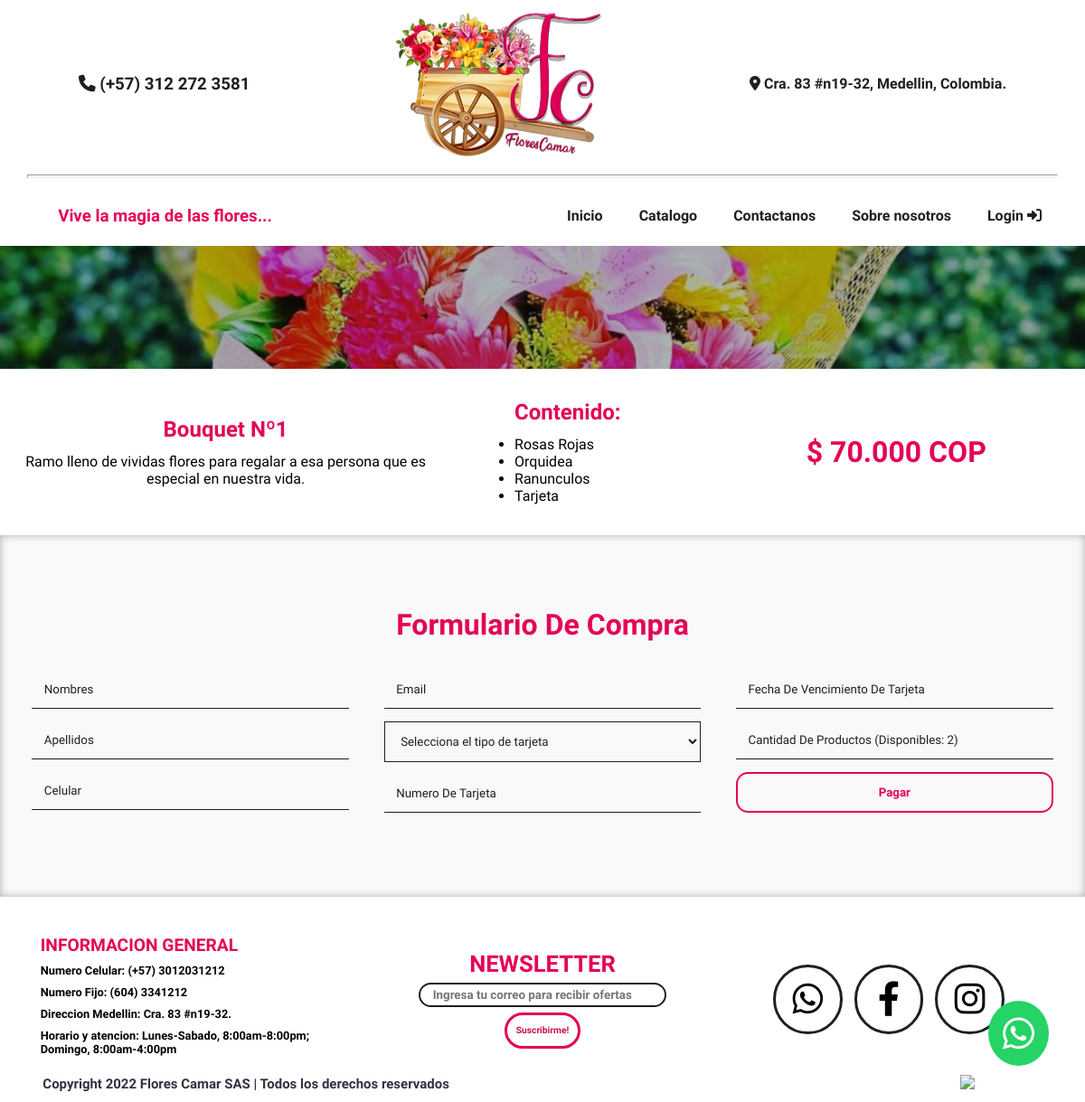
Page /pagar.php?type=bouquets&id=1 on the earlier database version.
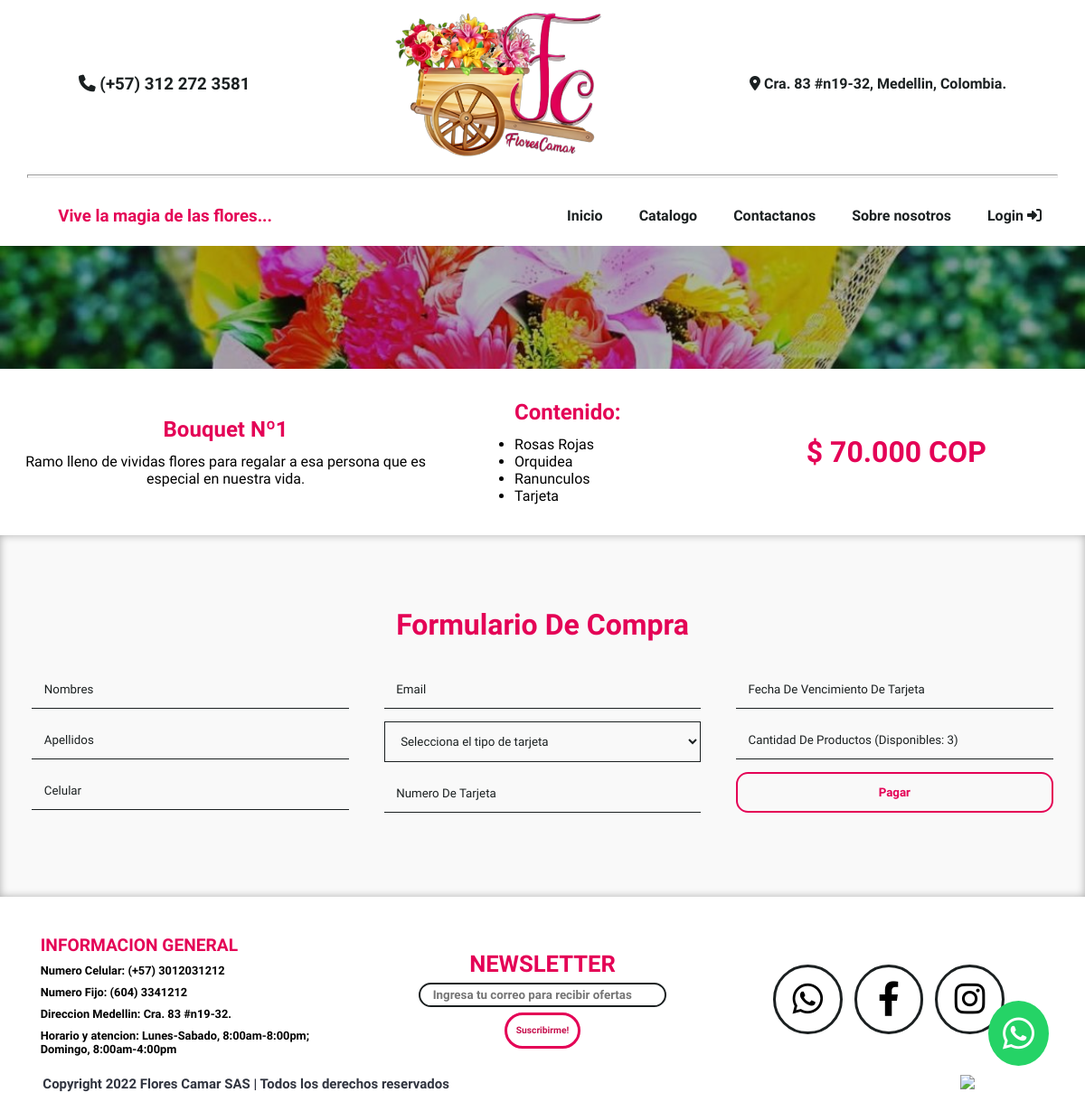
Same page on the later database version.
### tables this page shows
CREATE TABLE `bouquets` (
  `id` int(11) NOT NULL,
  `titulo` text NOT NULL,
  `descripcion` longtext NOT NULL,
  `caracteristica1` text NOT NULL,
  `caracteristica2` text NOT NULL,
  `caracteristica3` text NOT NULL,
  `caracteristica4` text NOT NULL,
  `img` text NOT NULL,
  `precio` int(11) NOT NULL,
  `precioPantalla` varchar(50) NOT NULL,
  `inventario` int(11) NOT NULL
);

### pagar.php (the view, shortened to what this page needs)
<!DOCTYPE html>
<html>
<head>
	<link rel="stylesheet" type="text/css" href="css/main.css">
	<link rel="stylesheet" type="text/css" href="css/pagar.css">
	<link rel="stylesheet" href="https://cdnjs.cloudflare.com/ajax/libs/font-awesome/6.1.1/css/all.min.css">
</head>
<header id="navbar">
	<div class="up">
		<h3 class="number"><i class="fa-solid fa-phone"></i> (+57) 312 272 3581</h3>
		<img id="logo" class="logo" alt="logo flores camar sas" src="imgs/logo-nobg.png">
		<span class="location"><i class="fa-solid fa-location-dot"></i> Cra. 83 #n19-32, Medellin, Colombia.</span>
	</div>
	<hr id="navbar__divisor">
	<div class="down">
		<h3 class="slogan">Vive la magia de las flores...</h3>
	<nav>
		<a class="active__link" href="index.php">Inicio</a>
		<a href="catalogo.php">Catalogo</a>
		<a href="contactanos.php">Contactanos</a>
		<a href="nosotros.php">Sobre nosotros</a>
		<a href="admin/login.php">Login <i class="fa-solid fa-right-to-bracket"></i></a>
	</nav>
	</div>
</header>
<body>
	<?php
	include('query/conexion.php');
	$type = $_GET['type'];
	$id = $_GET['id'];
	$sql = 'SELECT * FROM '.$type.' WHERE id = '.$id.';';
	$result = mysqli_query($conexion,$sql);
	while ($mostrar=mysqli_fetch_array($result)) {
		$titulo = $mostrar['titulo'];
		$descripcion = $mostrar['descripcion'];
		$caracteristica1 = $mostrar['caracteristica1'];
		$caracteristica2 = $mostrar['caracteristica2'];
		$caracteristica3 = $mostrar['caracteristica3'];
		$caracteristica4 = $mostrar['caracteristica4'];
		$precioPantalla = $mostrar['precioPantalla'];
		$precio = $mostrar['precio'];
		$inventario = $mostrar['inventario'];
		$img = $mostrar['img'];
		echo '
<div class="f">
	<div class="f__img" style="background-image: url('.$img.');"></div>
	<div class="f__info">
		<div class="f__info-i">
			<h2>'.$titulo.'</h2>
			<p>'.$descripcion.'</p>
		</div>
		<div class="f__info-c">
			<h2>Contenido:</h2>
			<ul>
				<li>'.$caracteristica1.'</li>
				<li>'.$caracteristica2.'</li>
				<li>'.$caracteristica3.'</li>
				<li>'.$caracteristica4.'</li>
			</ul>
		</div>
		<div class="f__info-p">
			<h1>$ '.$precioPantalla.' COP</h1>
		</div>
	</div>
	<div class="f__form">
		<h1>formulario de compra</h1>
		<form action="query/compras.php?type='.$type.'" method="POST" class="f__form-f">
			<div>
				<input type="text" placeholder="Nombres" name="nombres" required>
				<input type="text" placeholder="Apellidos" name="apellidos" required>
				<input type="number" min="3000000000" max="4000000000" placeholder="Celular" name="celular" required>
			</div>
			<div>
				<input type="email" placeholder="Email" name="correo" required>
				<select name="kTarjeta" required>
					<option selected disabled>Selecciona el tipo de tarjeta</option>
					<option>VISA</option>
					<option>MASTERCARD</option>
					<option>BBVA</option>
					<option>BANCOLOMBIA</option>
					<option>BANCO DE BOGOTA</option>
				</select>
				<input type="number" placeholder="Numero de Tarjeta" name="nTarjeta" required>
			</div>
			<div>
				<input type="text" placeholder="Fecha de Vencimiento de Tarjeta" onfocus="(this.type=&quot;date&quot;)" name="fVencimiento" required>
				<input type="number" min="1" value="" placeholder="Cantidad de Productos (Disponibles: '.$inventario.')" name="cantidadProducto" required>
				<input type="number" style="display: none;" value="'.$id.'" name="id">
				<input type="number" style="display: none;" value="'.$precio.'" name="precio">
				<input type="submit" value="Pagar" name="pagar">
			</div>
		</form>
	</div>
</div>
		';
	}
	 ?>
<a class="whatsapp" href="https://api.whatsapp.com/send?phone=573122723581&text=Hola,%20quiero%20realizar%20un%20pedido."><i class="fa-brands fa-whatsapp" title="Escribenos a nuestro Whatsapp!"></i></a>
</body>
<footer class="footer">
	<div class="footer__up">
		<div class="footer__info">
			<h2>INFORMACION GENERAL</h2>
			<span>Numero Celular: (+57) 3012031212</span>
			<span>Numero Fijo: (604) 3341212</span>
			<span>Direccion Medellin: Cra. 83 #n19-32.</span>
			<span>Horario y atencion: Lunes-Sabado, 8:00am-8:00pm; Domingo, 8:00am-4:00pm</span>
		</div>
		<div class="footer__newsletter">
			<h2>NEWSLETTER</h2>
			<input type="email" placeholder="Ingresa tu correo para recibir ofertas" name="">
			<a href="" class="btn btn__2">Suscribirme!</a>
		</div>
		<div class="footer__redes">
			<a class="footer__redes-whatsapp"><i class="fa-brands fa-whatsapp"></i></a>
			<a class="footer__redes-facebook"><i class="fa-brands fa-facebook-f"></i></a>
			<a class="footer__redes-instagram"><i class="fa-brands fa-instagram"></i></a>
		</div>
	</div>
	<div class="footer__down">
		<div class="footer__derechos">
			<h3>Copyright 2022  Flores Camar SAS | Todos los derechos reservados</h3>
		</div>
		<div class="footer__tarjetas">
			<img src="https://www.floresbogota.net/pub/media/wysiwyg/smartwave/porto/footer/shop2_payment_logo.png">
		</div>
	</div>
</footer>
</html>

### css/main.css (style rules this page uses)
:root { --oswald: 'Oswald', sans-serif; --quicksand: 'Quicksand', sans-serif; --petit: 'Petit Formal Script', cursive; --black: #000; --white: #fff; --grey: #ccc; --gunmetal: #30343F; --eerie-black: #1B2021; --pink: #E40256; --dark-pink: #C6104D; --orange: #D8590B; --dark-orange: #AE4200; --dark-brown: #DFA343; --brown: #F9EBBC; }
* { padding: 0; margin: 0; box-sizing: border-box; user-select: none; -webkit-user-select: none; -moz-user-select: none; }
html { scroll-behavior: smooth; }
header { display: flex; flex-direction: column; align-items: center; justify-content: space-between; font-family: var(--petit); font-weight: bold; z-index: 5; background: var(--white); color: var(--eerie-black); box-shadow: 0 2px 10px rgba(0, 0, 0, .3); }
header .up { width: 100%; padding: 0.5em; display: flex; flex-direction: row; justify-content: space-around; background: var(--white); color: var(--eerie-black); align-items: center; text-align: center; flex-wrap: wrap; }
header .up .logo { width: 20%; transition: .5s; filter: drop-shadow(1px 1px 0 var(--white)); }
header .down { width: 100%; display: flex; flex-direction: row; align-items: center; justify-content: space-between; flex-wrap: wrap; padding: .5em; }
header .down .slogan { margin-left: 3em; color: var(--pink); }
header .down nav { display: flex; justify-content: center; flex-direction: row; list-style: none; }
header .down nav a { padding: 1em 0; text-decoration: none; color: unset; position: relative; margin-right: 2.5em; transition: .3s; }
header .down nav a::before { content: ''; position: absolute; bottom: 9px; left: 0; width: 0; height: .3em; background: var(--pink); transition: .5s; }
#navbar__divisor { display: block; margin-top: 0.5em; margin-bottom: 0.5em; margin-left: auto; margin-right: auto; width: 95%; height: 4px; transition: .3s; animation: cambiar_fondo 3s infinite; }
.footer { background: var(--white); font-size: 0.8em; font-family: var(--quicksand); padding: 2em 2em 0.8em 2em; }
.footer__up { display: flex; justify-content: space-around; align-items: center; flex-direction: row; }
.footer__info { display: inline-block; width: 30%; }
.footer__info h2 { color: var(--pink); }
.footer__info span { display: block; font-weight: bold; margin: 0.7em 0; }
.footer__newsletter { display: flex; justify-content: center; align-items: center; flex-direction: column; gap: 0.5em; width: 30%; }
.footer__newsletter h2 { color: var(--pink); font-weight: bold; font-size: 2em; }
.footer__newsletter input[type=email] { border-radius: 2em; font-family: var(--quicksand); border: 2px solid var(--eerie-black); display: inline; height: 2em; width: 20.5em; padding: 0 1em; font-weight: bold; color: var(--dark-pink); }
.footer__newsletter a { font-size: 0.8em; }
.footer__redes { width: 30%; display: flex; justify-content: center; align-items: center; gap: 1em; }
.footer__redes a { display: inline-flex; justify-content: center; align-items: center; font-size: 3em; width: 2em; height: 2em; padding: 0.6em; border: 3px solid var(--eerie-black); border-radius: 50%; transition: .3s; cursor: pointer; }
.footer__down { display: flex; justify-content: space-between; padding: 1em 7.5em 0 1.7em; align-items: center; }
.footer__derechos { color: var(--gunmetal); }
.whatsapp { position: fixed; float: left; bottom: 1em; right: 1em; text-decoration: none; color: var(--white); padding: 0.4em; font-size: 2.5em; background: red; display: flex; justify-content: center; align-items: center; border-radius: 50%; background: #25D366; transition: .5s; }
.btn { padding: 1em; color: var(--white); border: none; cursor: pointer; font-family: var(--petit); font-weight: bold; font-size: 0.9em; text-decoration: none; border-radius: 2em; }
.btn__2 { color: var(--dark-pink); font-weight: bold; border: 3px solid var(--pink); }

Differences in the rows shown:
changed bouquets "Bouquet Nº1": cantidadProducto "Cantidad de Productos (Disponibles: 2)" → "Cantidad de Productos (Disponibles: 3)"
